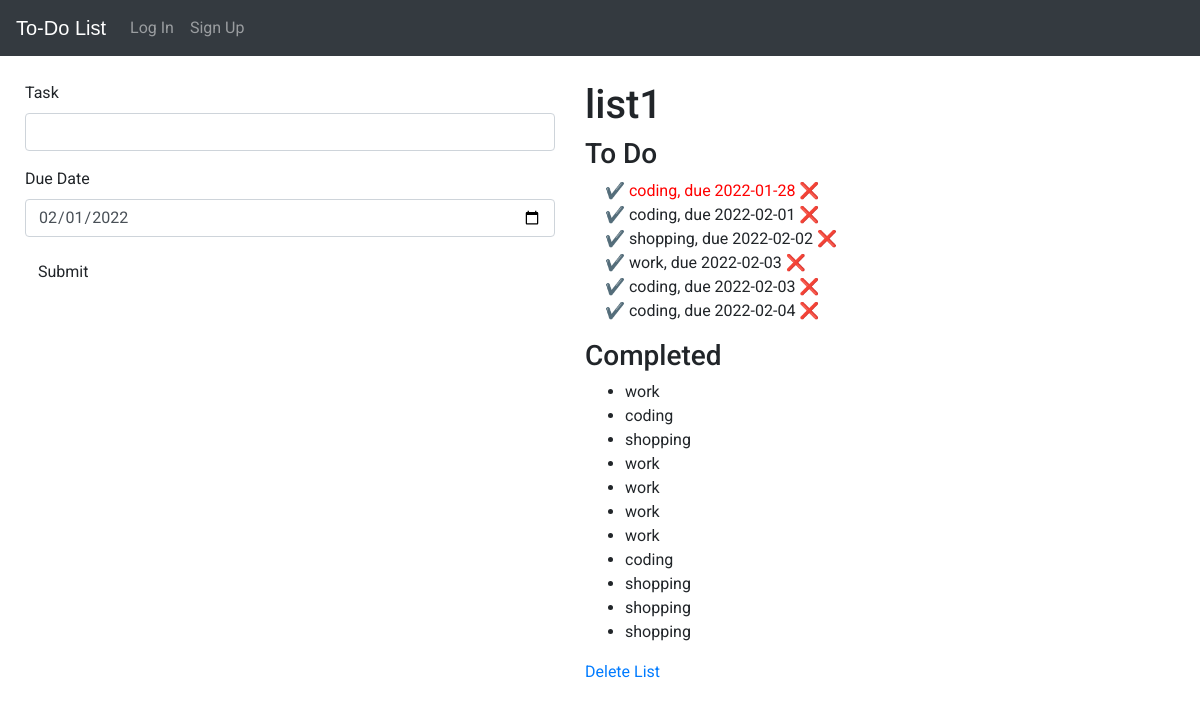
Screenshot of /view-list/1 with the database file from the repository.
### main.py (models this page shows)
class List(db.Model):
    __tablename__ = "lists"
    id = db.Column(db.Integer, primary_key=True)
    list_name = db.Column(db.String(250), nullable=True)
    task = relationship("Task", back_populates="parent_list")

class Task(db.Model):
    __tablename__ = "tasks"
    id = db.Column(db.Integer, primary_key=True)
    is_completed = db.Column(db.Boolean)
    task_description = db.Column(db.String(1000), nullable=False)
    due_date = db.Column(db.Date)
    list_id = db.Column(db.Integer, db.ForeignKey("lists.id"), nullable=False)
    parent_list = relationship("List", back_populates="task")

### main.py (the view, shortened to what this page needs)
@app.route('/view-list/<int:list_id>', methods=["GET", "POST"])
def view_list(list_id):
    task_form = TaskForm()
    incomplete_tasks = Task.query.filter_by(list_id=list_id, is_completed=False).order_by(Task.due_date).all()
    complete_tasks = Task.query.filter_by(list_id=list_id, is_completed=True).all()
    list_name = List.query.get(list_id).list_name
    date_today = date.today()
    return render_template("view-list.html",
                           date_today=date_today,
                           list_name=list_name,
                           list_id=list_id,
                           incomplete_tasks=incomplete_tasks,
                           complete_tasks=complete_tasks,
                           task_form=task_form)

### forms.py
class TaskForm(FlaskForm):
    task_description = StringField("Task", validators=[DataRequired()])
    due_date = DateField("Due Date", default=date.today())
    submit = SubmitField("Submit")

### templates/view-list.html
{% extends "base.html" %}
{% import "bootstrap/wtf.html" as wtf %}
{% block content %}
<div class="container">
    <div class="row">
        <div class="col">
            {{ wtf.quick_form(task_form, novalidate=True, extra_classes="task_form") }}
        </div>
        <div class="col">
            <h1> {{ list_name }} </h1>
            <h3>To Do</h3>
            <ul class="to-do-list">
                {% for task in incomplete_tasks %}
                {% if date_today > task.due_date %}
                <li class="overdue-task">
                    <a href="{{ url_for('mark_complete', list_id=list_id, task_id=task.id) }}"
                       class="link-primary">✔️</a>
                    {{ task.task_description }}, due {{ task.due_date}}
                    <a href="{{ url_for('delete_task', list_id=list_id, task_id=task.id) }}" class="link-primary">❌</a>
                </li>
                {% else %}
                <li>
                    <a href="{{ url_for('mark_complete', list_id=list_id, task_id=task.id) }}"
                       class="link-primary">✔️</a>
                    {{ task.task_description }}, due {{ task.due_date}}
                    <a href="{{ url_for('delete_task', list_id=list_id, task_id=task.id) }}" class="link-primary">❌</a>
                </li>
                {% endif %}
                {% endfor %}
            </ul>
            <h3>Completed</h3>
            <ul>
                {% for task in complete_tasks %}
                <li>{{ task.task_description }}</li>
                {% endfor %}
            </ul>
            <a href="{{ url_for('delete_check', list_id=list_id) }}">Delete List</a>
        </div>
    </div>
</div>
{% endblock %}

### templates/base.html (shortened to what this page needs)
<!doctype html>
<html>
<head>
    <link rel="stylesheet" href="https://stackpath.bootstrapcdn.com/bootstrap/4.3.1/css/bootstrap.min.css"
>
    <link href="/static/styles.css" rel="stylesheet">
</head>
<body>
    <nav class="navbar navbar-expand-lg navbar-dark bg-dark">
        <a class="navbar-brand" href="{{ url_for('home') }}">To-Do List</a>
        <div class="collapse navbar-collapse" id="navbarNav">
            <ul class="navbar-nav">
                <li class="nav-item">
                    <a class="nav-link" href="#">Log In</a>
                </li>
                <li class="nav-item">
                    <a class="nav-link" href="#">Sign Up</a>
                </li>
            </ul>
        </div>
    </nav>
    {% block content %}{% endblock %}
</body>
</html>

### static/styles.css (style rules this page uses)
body { font-family: 'Roboto', sans-serif; }
.container { margin: 0; padding: 25px; }
.navbar-brand { font-family: 'Roboto-Black', sans-serif; }
.to-do-list { list-style: none; padding: 0px 20px; }
.overdue-task { color: red; }

### rows the page displays
List: list_name "list1"
Task: task_description "coding", due_date "2022-01-28"
Task: task_description "coding", due_date "2022-02-01"
Task: task_description "shopping", due_date "2022-02-02"
Task: task_description "work", due_date "2022-02-03"
Task: task_description "coding", due_date "2022-02-03"
Task: task_description "coding", due_date "2022-02-04"
Task: task_description "work"
Task: task_description "coding"
Task: task_description "shopping"
Task: task_description "work"
Task: task_description "work"
Task: task_description "work"
Task: task_description "work"
Task: task_description "coding"
Task: task_description "shopping"
Task: task_description "shopping"
Task: task_description "shopping"
